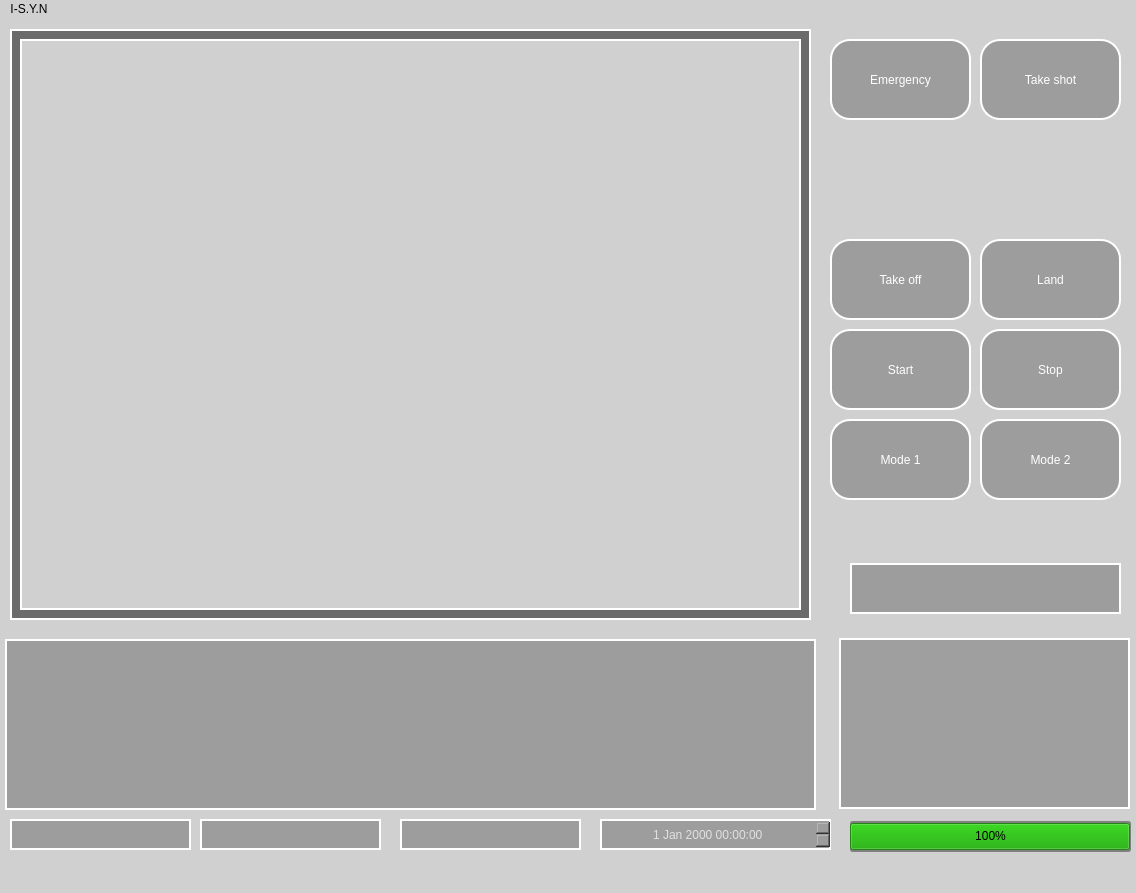
<?xml version="1.0" encoding="UTF-8"?>
<ui version="4.0">
 <class>MainWindow</class>
 <widget class="QMainWindow" name="MainWindow">
  <property name="geometry">
   <rect>
    <x>0</x>
    <y>0</y>
    <width>1136</width>
    <height>893</height>
   </rect>
  </property>
  <property name="windowTitle">
   <string>MainWindow</string>
  </property>
  <property name="styleSheet">
   <string notr="true">background-color: rgb(208, 208, 208);
</string>
  </property>
  <widget class="QWidget" name="centralwidget">
   <widget class="QPushButton" name="take_off_button">
    <property name="geometry">
     <rect>
      <x>830</x>
      <y>220</y>
      <width>141</width>
      <height>81</height>
     </rect>
    </property>
    <property name="cursor">
     <cursorShape>ArrowCursor</cursorShape>
    </property>
    <property name="styleSheet">
     <string notr="true">color: rgb(255, 255, 255);
background-color: rgb(157, 157, 157);
border-color: rgb(255, 255, 255);
border-style: solid;
border-width:2px;
border-radius: 20px;</string>
    </property>
    <property name="text">
     <string>Take off</string>
    </property>
   </widget>
   <widget class="QProgressBar" name="battery_bar">
    <property name="geometry">
     <rect>
      <x>850</x>
      <y>802</y>
      <width>281</width>
      <height>31</height>
     </rect>
    </property>
    <property name="palette">
     <palette>
      <active>
       <colorrole role="Button">
        <brush brushstyle="SolidPattern">
         <color alpha="255">
          <red>157</red>
          <green>157</green>
          <blue>157</blue>
         </color>
        </brush>
       </colorrole>
       <colorrole role="Base">
        <brush brushstyle="SolidPattern">
         <color alpha="255">
          <red>157</red>
          <green>157</green>
          <blue>157</blue>
         </color>
        </brush>
       </colorrole>
       <colorrole role="Window">
        <brush brushstyle="SolidPattern">
         <color alpha="255">
          <red>157</red>
          <green>157</green>
          <blue>157</blue>
         </color>
        </brush>
       </colorrole>
       <colorrole role="Highlight">
        <brush brushstyle="SolidPattern">
         <color alpha="255">
          <red>166</red>
          <green>255</green>
          <blue>42</blue>
         </color>
        </brush>
       </colorrole>
      </active>
      <inactive>
       <colorrole role="Button">
        <brush brushstyle="SolidPattern">
         <color alpha="255">
          <red>157</red>
          <green>157</green>
          <blue>157</blue>
         </color>
        </brush>
       </colorrole>
       <colorrole role="Base">
        <brush brushstyle="SolidPattern">
         <color alpha="255">
          <red>157</red>
          <green>157</green>
          <blue>157</blue>
         </color>
        </brush>
       </colorrole>
       <colorrole role="Window">
        <brush brushstyle="SolidPattern">
         <color alpha="255">
          <red>157</red>
          <green>157</green>
          <blue>157</blue>
         </color>
        </brush>
       </colorrole>
       <colorrole role="Highlight">
        <brush brushstyle="SolidPattern">
         <color alpha="255">
          <red>50</red>
          <green>180</green>
          <blue>30</blue>
         </color>
        </brush>
       </colorrole>
      </inactive>
      <disabled>
       <colorrole role="Button">
        <brush brushstyle="SolidPattern">
         <color alpha="255">
          <red>157</red>
          <green>157</green>
          <blue>157</blue>
         </color>
        </brush>
       </colorrole>
       <colorrole role="Base">
        <brush brushstyle="SolidPattern">
         <color alpha="255">
          <red>157</red>
          <green>157</green>
          <blue>157</blue>
         </color>
        </brush>
       </colorrole>
       <colorrole role="Window">
        <brush brushstyle="SolidPattern">
         <color alpha="255">
          <red>157</red>
          <green>157</green>
          <blue>157</blue>
         </color>
        </brush>
       </colorrole>
       <colorrole role="Highlight">
        <brush brushstyle="SolidPattern">
         <color alpha="255">
          <red>50</red>
          <green>180</green>
          <blue>30</blue>
         </color>
        </brush>
       </colorrole>
      </disabled>
     </palette>
    </property>
    <property name="autoFillBackground">
     <bool>true</bool>
    </property>
    <property name="styleSheet">
     <string notr="true">background-color: rgb(157, 157, 157);
border-color: rgb(255, 255, 255);
border-style: solid;
border-width:2px;
border: 2px solid grey;
border-radius: 3px;
chunk-background-color:rgb(157, 157, 157);
chunk-color:(1, 1, 1);</string>
    </property>
    <property name="minimum">
     <number>0</number>
    </property>
    <property name="value">
     <number>100</number>
    </property>
    <property name="alignment">
     <set>Qt::AlignCenter</set>
    </property>
    <property name="textVisible">
     <bool>true</bool>
    </property>
    <property name="orientation">
     <enum>Qt::Horizontal</enum>
    </property>
    <property name="invertedAppearance">
     <bool>true</bool>
    </property>
   </widget>
   <widget class="QTextBrowser" name="under_textBrowser1">
    <property name="geometry">
     <rect>
      <x>10</x>
      <y>800</y>
      <width>181</width>
      <height>31</height>
     </rect>
    </property>
    <property name="styleSheet">
     <string notr="true">background-color: rgb(157, 157, 157);
border-color: rgb(255, 255, 255);
border-style: solid;
border-width:2px;</string>
    </property>
   </widget>
   <widget class="QDateTimeEdit" name="dateTimeEdit">
    <property name="enabled">
     <bool>true</bool>
    </property>
    <property name="geometry">
     <rect>
      <x>600</x>
      <y>800</y>
      <width>231</width>
      <height>31</height>
     </rect>
    </property>
    <property name="acceptDrops">
     <bool>false</bool>
    </property>
    <property name="styleSheet">
     <string notr="true">border-color: rgb(255, 255, 255);
font: 75 12pt &quot;Lato&quot;;
color: rgb(225, 225, 225);
border-style: solid;
border-width:2px;
border-color: rgb(255, 255, 255);
background-color: rgb(157, 157, 157);</string>
    </property>
    <property name="frame">
     <bool>true</bool>
    </property>
    <property name="alignment">
     <set>Qt::AlignCenter</set>
    </property>
    <property name="keyboardTracking">
     <bool>true</bool>
    </property>
    <property name="calendarPopup">
     <bool>false</bool>
    </property>
   </widget>
   <widget class="QMdiArea" name="mdiArea">
    <property name="geometry">
     <rect>
      <x>839</x>
      <y>619</y>
      <width>291</width>
      <height>171</height>
     </rect>
    </property>
    <property name="styleSheet">
     <string notr="true">background-color: rgb(157, 157, 157);
border-color: rgb(255, 255, 255);
border-style: solid;
border-width:2px;</string>
    </property>
   </widget>
   <widget class="QTextBrowser" name="main_textBrowser">
    <property name="geometry">
     <rect>
      <x>5</x>
      <y>620</y>
      <width>811</width>
      <height>171</height>
     </rect>
    </property>
    <property name="styleSheet">
     <string notr="true">background-color: rgb(157, 157, 157);
border-color: rgb(255, 255, 255);
border-style: solid;
border-width:2px;</string>
    </property>
    <property name="overwriteMode">
     <bool>false</bool>
    </property>
   </widget>
   <widget class="QGraphicsView" name="graphicsView">
    <property name="geometry">
     <rect>
      <x>10</x>
      <y>10</y>
      <width>801</width>
      <height>591</height>
     </rect>
    </property>
    <property name="styleSheet">
     <string notr="true">border-color: rgb(255, 255, 255);
background-color: rgb(107, 107, 107);
border-style: solid;
border-width:2px;</string>
    </property>
   </widget>
   <widget class="QFrame" name="main_frame">
    <property name="geometry">
     <rect>
      <x>20</x>
      <y>20</y>
      <width>781</width>
      <height>571</height>
     </rect>
    </property>
    <property name="styleSheet">
     <string notr="true">border-color: rgb(255, 255, 255);
border-style: solid;
border-width:2px;</string>
    </property>
    <property name="frameShape">
     <enum>QFrame::StyledPanel</enum>
    </property>
    <property name="frameShadow">
     <enum>QFrame::Raised</enum>
    </property>
   </widget>
   <widget class="QTextEdit" name="text_input">
    <property name="geometry">
     <rect>
      <x>850</x>
      <y>544</y>
      <width>271</width>
      <height>51</height>
     </rect>
    </property>
    <property name="styleSheet">
     <string notr="true">background-color: rgb(157, 157, 157);
border-color: rgb(255, 255, 255);
border-style: solid;
border-width:2px;</string>
    </property>
    <property name="tabChangesFocus">
     <bool>true</bool>
    </property>
   </widget>
   <widget class="QPushButton" name="land_button">
    <property name="geometry">
     <rect>
      <x>980</x>
      <y>220</y>
      <width>141</width>
      <height>81</height>
     </rect>
    </property>
    <property name="cursor">
     <cursorShape>ArrowCursor</cursorShape>
    </property>
    <property name="styleSheet">
     <string notr="true">color: rgb(255, 255, 255);
background-color: rgb(157, 157, 157);
border-color: rgb(255, 255, 255);
border-style: solid;
border-width:2px;
border-radius: 20px;</string>
    </property>
    <property name="text">
     <string>Land</string>
    </property>
   </widget>
   <widget class="QPushButton" name="start_button">
    <property name="geometry">
     <rect>
      <x>830</x>
      <y>310</y>
      <width>141</width>
      <height>81</height>
     </rect>
    </property>
    <property name="styleSheet">
     <string notr="true">color: rgb(255, 255, 255);
background-color: rgb(157, 157, 157);
border-color: rgb(255, 255, 255);
border-style: solid;
border-width:2px;
border-radius: 20px;</string>
    </property>
    <property name="text">
     <string>Start</string>
    </property>
   </widget>
   <widget class="QPushButton" name="stop_button">
    <property name="geometry">
     <rect>
      <x>980</x>
      <y>310</y>
      <width>141</width>
      <height>81</height>
     </rect>
    </property>
    <property name="styleSheet">
     <string notr="true">color: rgb(255, 255, 255);
background-color: rgb(157, 157, 157);
border-color: rgb(255, 255, 255);
border-style: solid;
border-width:2px;
border-radius: 20px;</string>
    </property>
    <property name="text">
     <string>Stop</string>
    </property>
   </widget>
   <widget class="QPushButton" name="mode1_button">
    <property name="geometry">
     <rect>
      <x>830</x>
      <y>400</y>
      <width>141</width>
      <height>81</height>
     </rect>
    </property>
    <property name="cursor">
     <cursorShape>ArrowCursor</cursorShape>
    </property>
    <property name="styleSheet">
     <string notr="true">color: rgb(255, 255, 255);
background-color: rgb(157, 157, 157);
border-color: rgb(255, 255, 255);
border-style: solid;
border-width:2px;
border-radius: 20px;</string>
    </property>
    <property name="text">
     <string>Mode 1</string>
    </property>
   </widget>
   <widget class="QPushButton" name="mode2_button">
    <property name="geometry">
     <rect>
      <x>980</x>
      <y>400</y>
      <width>141</width>
      <height>81</height>
     </rect>
    </property>
    <property name="styleSheet">
     <string notr="true">color: rgb(255, 255, 255);
background-color: rgb(157, 157, 157);
border-color: rgb(255, 255, 255);
border-style: solid;
border-width:2px;
border-radius: 20px;</string>
    </property>
    <property name="text">
     <string>Mode 2</string>
    </property>
   </widget>
   <widget class="QTextBrowser" name="under_textBrowser2">
    <property name="geometry">
     <rect>
      <x>200</x>
      <y>800</y>
      <width>181</width>
      <height>31</height>
     </rect>
    </property>
    <property name="styleSheet">
     <string notr="true">background-color: rgb(157, 157, 157);
border-color: rgb(255, 255, 255);
border-style: solid;
border-width:2px;</string>
    </property>
   </widget>
   <widget class="QTextBrowser" name="under_textBrowser3">
    <property name="geometry">
     <rect>
      <x>400</x>
      <y>800</y>
      <width>181</width>
      <height>31</height>
     </rect>
    </property>
    <property name="styleSheet">
     <string notr="true">background-color: rgb(157, 157, 157);
border-color: rgb(255, 255, 255);
border-style: solid;
border-width:2px;</string>
    </property>
   </widget>
   <widget class="QPushButton" name="shot_button">
    <property name="geometry">
     <rect>
      <x>980</x>
      <y>20</y>
      <width>141</width>
      <height>81</height>
     </rect>
    </property>
    <property name="cursor">
     <cursorShape>ArrowCursor</cursorShape>
    </property>
    <property name="styleSheet">
     <string notr="true">color: rgb(255, 255, 255);
background-color: rgb(157, 157, 157);
border-color: rgb(255, 255, 255);
border-style: solid;
border-width:2px;
border-radius: 20px;</string>
    </property>
    <property name="text">
     <string>Take shot</string>
    </property>
   </widget>
   <widget class="QPushButton" name="emergency_button">
    <property name="geometry">
     <rect>
      <x>830</x>
      <y>20</y>
      <width>141</width>
      <height>81</height>
     </rect>
    </property>
    <property name="cursor">
     <cursorShape>ArrowCursor</cursorShape>
    </property>
    <property name="styleSheet">
     <string notr="true">color: rgb(255, 255, 255);
background-color: rgb(157, 157, 157);
border-color: rgb(255, 255, 255);
border-style: solid;
border-width:2px;
border-radius: 20px;</string>
    </property>
    <property name="text">
     <string>Emergency</string>
    </property>
   </widget>
  </widget>
  <widget class="QMenuBar" name="menubar">
   <property name="geometry">
    <rect>
     <x>0</x>
     <y>0</y>
     <width>1136</width>
     <height>31</height>
    </rect>
   </property>
   <widget class="QMenu" name="menuI_S_Y_N">
    <property name="title">
     <string>I-S.Y.N</string>
    </property>
   </widget>
   <addaction name="menuI_S_Y_N"/>
  </widget>
  <widget class="QStatusBar" name="statusbar"/>
 </widget>
 <resources/>
 <connections/>
</ui>
